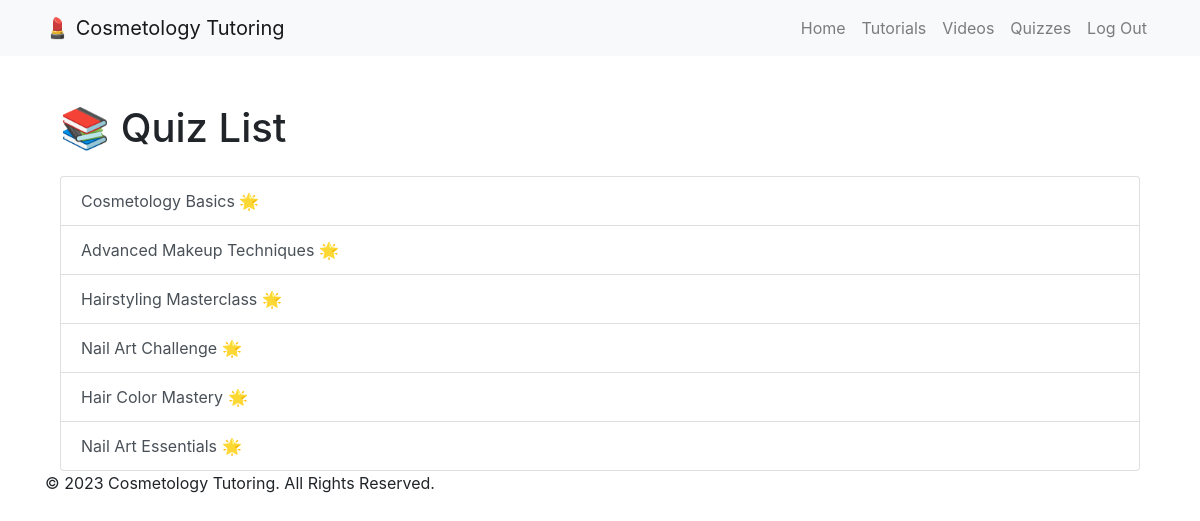
The page /quizzes/quizzes/ (signed in) on the database its author committed.
### quizzes/models.py (models this page shows, shortened)
class Quiz(models.Model):
    title = models.CharField(max_length=200)
    description = models.TextField()
    creator = models.ForeignKey(Instructor, on_delete=models.CASCADE)  # Use the Instructor model
    created_at = models.DateTimeField(auto_now_add=True)

### quizzes/views.py (the view)
# urls.py: path('quizzes/', QuizListView.as_view(), name='quiz-list'),
class QuizListView(ListView):
    model = Quiz
    template_name = 'quizzes/quiz_list.html'
    context_object_name = 'quizzes'

### templates/quizzes/quiz_list.html
{% extends 'base.html' %}
{% block content %}
  <div class="container mt-5">
    <h1 class="mb-4">📚 Quiz List</h1>
    <div class="list-group">
      {% for quiz in quizzes %}
        <a href="{% url 'quiz-detail' quiz.pk %}" class="list-group-item list-group-item-action">
          {{ quiz.title }} 🌟
        </a>
      {% endfor %}
    </div>
  </div>
{% endblock %}

### rows shown on the page
Quiz: title "Cosmetology Basics"
Quiz: title "Advanced Makeup Techniques"
Quiz: title "Hairstyling Masterclass"
Quiz: title "Nail Art Challenge"
Quiz: title "Hair Color Mastery"
Quiz: title "Nail Art Essentials"
